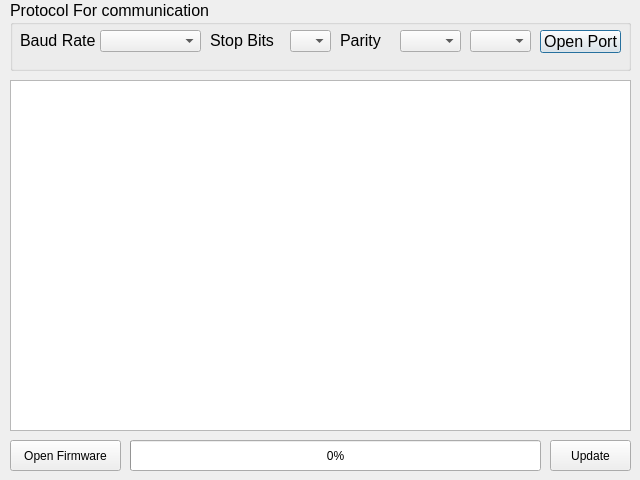
<?xml version="1.0" encoding="UTF-8"?>
<ui version="4.0">
 <class>RS232Dialog</class>
 <widget class="QDialog" name="RS232Dialog">
  <property name="geometry">
   <rect>
    <x>0</x>
    <y>0</y>
    <width>640</width>
    <height>480</height>
   </rect>
  </property>
  <property name="windowTitle">
   <string>Dialog</string>
  </property>
  <widget class="QGroupBox" name="groupBox">
   <property name="geometry">
    <rect>
     <x>10</x>
     <y>0</y>
     <width>621</width>
     <height>71</height>
    </rect>
   </property>
   <property name="font">
    <font>
     <pointsize>12</pointsize>
     <weight>50</weight>
     <bold>false</bold>
    </font>
   </property>
   <property name="title">
    <string>Protocol For communication</string>
   </property>
   <widget class="QLabel" name="label">
    <property name="geometry">
     <rect>
      <x>10</x>
      <y>30</y>
      <width>81</width>
      <height>21</height>
     </rect>
    </property>
    <property name="text">
     <string>Baud Rate</string>
    </property>
   </widget>
   <widget class="QComboBox" name="comboBox_baudrate">
    <property name="geometry">
     <rect>
      <x>90</x>
      <y>30</y>
      <width>101</width>
      <height>22</height>
     </rect>
    </property>
   </widget>
   <widget class="QLabel" name="label_2">
    <property name="geometry">
     <rect>
      <x>200</x>
      <y>30</y>
      <width>71</width>
      <height>21</height>
     </rect>
    </property>
    <property name="text">
     <string>Stop Bits</string>
    </property>
   </widget>
   <widget class="QComboBox" name="comboBox_stopbits">
    <property name="geometry">
     <rect>
      <x>280</x>
      <y>30</y>
      <width>41</width>
      <height>22</height>
     </rect>
    </property>
   </widget>
   <widget class="QLabel" name="label_3">
    <property name="geometry">
     <rect>
      <x>330</x>
      <y>30</y>
      <width>54</width>
      <height>21</height>
     </rect>
    </property>
    <property name="text">
     <string>Parity</string>
    </property>
   </widget>
   <widget class="QComboBox" name="comboBox_parity">
    <property name="geometry">
     <rect>
      <x>390</x>
      <y>30</y>
      <width>61</width>
      <height>22</height>
     </rect>
    </property>
   </widget>
   <widget class="QComboBox" name="comboBox_serial">
    <property name="geometry">
     <rect>
      <x>460</x>
      <y>30</y>
      <width>61</width>
      <height>22</height>
     </rect>
    </property>
   </widget>
   <widget class="QPushButton" name="pushButton_port">
    <property name="geometry">
     <rect>
      <x>530</x>
      <y>30</y>
      <width>81</width>
      <height>23</height>
     </rect>
    </property>
    <property name="text">
     <string>Open Port</string>
    </property>
   </widget>
  </widget>
  <widget class="QTextEdit" name="textEdit">
   <property name="geometry">
    <rect>
     <x>10</x>
     <y>80</y>
     <width>621</width>
     <height>351</height>
    </rect>
   </property>
  </widget>
  <widget class="QPushButton" name="pushButton_update">
   <property name="geometry">
    <rect>
     <x>10</x>
     <y>440</y>
     <width>111</width>
     <height>31</height>
    </rect>
   </property>
   <property name="text">
    <string>Open Firmware</string>
   </property>
  </widget>
  <widget class="QProgressBar" name="progressBar">
   <property name="geometry">
    <rect>
     <x>130</x>
     <y>440</y>
     <width>411</width>
     <height>31</height>
    </rect>
   </property>
   <property name="value">
    <number>0</number>
   </property>
  </widget>
  <widget class="QPushButton" name="pushButton">
   <property name="geometry">
    <rect>
     <x>550</x>
     <y>440</y>
     <width>81</width>
     <height>31</height>
    </rect>
   </property>
   <property name="text">
    <string>Update</string>
   </property>
  </widget>
 </widget>
 <resources/>
 <connections/>
</ui>
